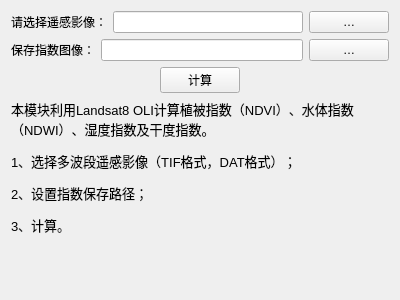
<?xml version="1.0" encoding="UTF-8"?>
<ui version="4.0">
 <class>Form</class>
 <widget class="QWidget" name="Form">
  <property name="geometry">
   <rect>
    <x>0</x>
    <y>0</y>
    <width>400</width>
    <height>300</height>
   </rect>
  </property>
  <property name="minimumSize">
   <size>
    <width>400</width>
    <height>300</height>
   </size>
  </property>
  <property name="maximumSize">
   <size>
    <width>400</width>
    <height>300</height>
   </size>
  </property>
  <property name="windowTitle">
   <string>遥感指数计算_L8</string>
  </property>
  <property name="windowIcon">
   <iconset>
    <normaloff>Earth.ico</normaloff>Earth.ico</iconset>
  </property>
  <layout class="QVBoxLayout" name="verticalLayout">
   <item>
    <layout class="QHBoxLayout" name="horizontalLayout">
     <item>
      <widget class="QLabel" name="label">
       <property name="text">
        <string>请选择遥感影像：</string>
       </property>
      </widget>
     </item>
     <item>
      <widget class="QLineEdit" name="Input_Edit">
       <property name="enabled">
        <bool>true</bool>
       </property>
      </widget>
     </item>
     <item>
      <widget class="QPushButton" name="Open_Button">
       <property name="text">
        <string>…</string>
       </property>
      </widget>
     </item>
    </layout>
   </item>
   <item>
    <layout class="QHBoxLayout" name="horizontalLayout_2">
     <item>
      <widget class="QLabel" name="label_2">
       <property name="text">
        <string>保存指数图像：</string>
       </property>
      </widget>
     </item>
     <item>
      <widget class="QLineEdit" name="Output_Edit"/>
     </item>
     <item>
      <widget class="QPushButton" name="Save_Button">
       <property name="text">
        <string>…</string>
       </property>
      </widget>
     </item>
    </layout>
   </item>
   <item>
    <layout class="QHBoxLayout" name="horizontalLayout_3">
     <item>
      <spacer name="horizontalSpacer">
       <property name="orientation">
        <enum>Qt::Horizontal</enum>
       </property>
       <property name="sizeHint" stdset="0">
        <size>
         <width>40</width>
         <height>20</height>
        </size>
       </property>
      </spacer>
     </item>
     <item>
      <widget class="QPushButton" name="Cal_Button">
       <property name="text">
        <string>计算</string>
       </property>
      </widget>
     </item>
     <item>
      <spacer name="horizontalSpacer_2">
       <property name="orientation">
        <enum>Qt::Horizontal</enum>
       </property>
       <property name="sizeHint" stdset="0">
        <size>
         <width>40</width>
         <height>20</height>
        </size>
       </property>
      </spacer>
     </item>
    </layout>
   </item>
   <item>
    <widget class="QLabel" name="label_3">
     <property name="text">
      <string>&lt;html&gt;&lt;head/&gt;&lt;body&gt;&lt;p&gt;&lt;span style=&quot; font-size:10pt;&quot;&gt;    本模块利用Landsat8 OLI计算植被指数（NDVI）、水体指数（NDWI）、湿度指数及干度指数。&lt;/span&gt;&lt;/p&gt;&lt;p&gt;&lt;span style=&quot; font-size:10pt;&quot;&gt;1、选择多波段遥感影像（TIF格式，DAT格式）；&lt;/span&gt;&lt;/p&gt;&lt;p&gt;&lt;span style=&quot; font-size:10pt;&quot;&gt;2、设置指数保存路径；&lt;/span&gt;&lt;/p&gt;&lt;p&gt;&lt;span style=&quot; font-size:10pt;&quot;&gt;3、计算。&lt;/span&gt;&lt;/p&gt;&lt;/body&gt;&lt;/html&gt;</string>
     </property>
     <property name="alignment">
      <set>Qt::AlignLeading|Qt::AlignLeft|Qt::AlignTop</set>
     </property>
     <property name="wordWrap">
      <bool>true</bool>
     </property>
    </widget>
   </item>
  </layout>
 </widget>
 <resources/>
 <connections>
  <connection>
   <sender>Open_Button</sender>
   <signal>clicked()</signal>
   <receiver>Form</receiver>
   <slot>Open_img()</slot>
   <hints>
    <hint type="sourcelabel">
     <x>329</x>
     <y>38</y>
    </hint>
    <hint type="destinationlabel">
     <x>429</x>
     <y>39</y>
    </hint>
   </hints>
  </connection>
  <connection>
   <sender>Save_Button</sender>
   <signal>clicked()</signal>
   <receiver>Form</receiver>
   <slot>Save_img()</slot>
   <hints>
    <hint type="sourcelabel">
     <x>316</x>
     <y>81</y>
    </hint>
    <hint type="destinationlabel">
     <x>370</x>
     <y>99</y>
    </hint>
   </hints>
  </connection>
  <connection>
   <sender>Cal_Button</sender>
   <signal>clicked()</signal>
   <receiver>Form</receiver>
   <slot>Cal_index()</slot>
   <hints>
    <hint type="sourcelabel">
     <x>182</x>
     <y>120</y>
    </hint>
    <hint type="destinationlabel">
     <x>231</x>
     <y>138</y>
    </hint>
   </hints>
  </connection>
 </connections>
 <slots>
  <slot>Cal_index()</slot>
 </slots>
</ui>
